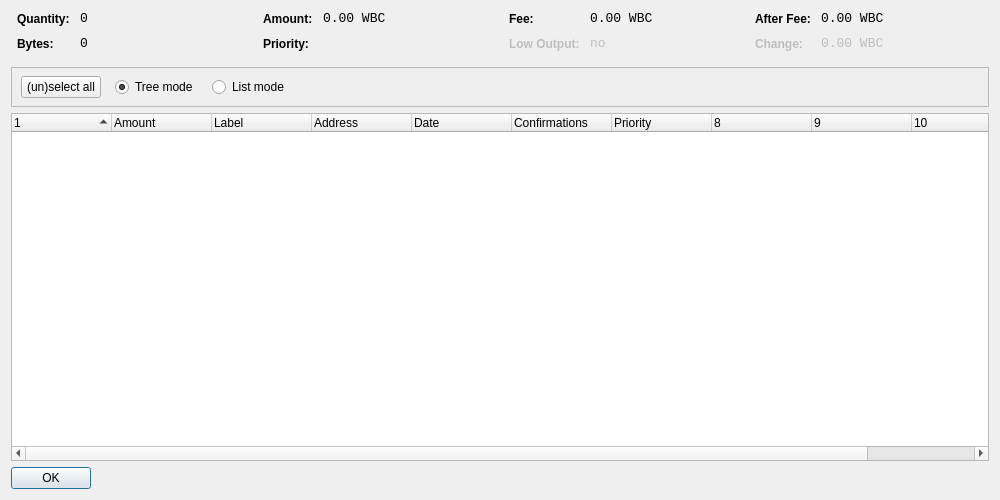
<?xml version="1.0" encoding="UTF-8"?>
<ui version="4.0">
 <class>CoinControlDialog</class>
 <widget class="QDialog" name="CoinControlDialog">
  <property name="geometry">
   <rect>
    <x>0</x>
    <y>0</y>
    <width>1000</width>
    <height>500</height>
   </rect>
  </property>
  <property name="windowTitle">
   <string>Coin Control</string>
  </property>
  <layout class="QVBoxLayout" name="verticalLayout">
   <item>
    <layout class="QHBoxLayout" name="horizontalLayoutTop" stretch="0,0,0,0">
     <property name="topMargin">
      <number>0</number>
     </property>
     <property name="bottomMargin">
      <number>10</number>
     </property>
     <item>
      <layout class="QFormLayout" name="formLayoutCoinControl1">
       <property name="horizontalSpacing">
        <number>10</number>
       </property>
       <property name="verticalSpacing">
        <number>10</number>
       </property>
       <property name="leftMargin">
        <number>6</number>
       </property>
       <property name="rightMargin">
        <number>6</number>
       </property>
       <item row="0" column="0">
        <widget class="QLabel" name="labelCoinControlQuantityText">
         <property name="styleSheet">
          <string notr="true">font-weight:bold;</string>
         </property>
         <property name="text">
          <string>Quantity:</string>
         </property>
        </widget>
       </item>
       <item row="0" column="1">
        <widget class="QLabel" name="labelCoinControlQuantity">
         <property name="font">
          <font>
           <family>Monospace</family>
           <pointsize>10</pointsize>
          </font>
         </property>
         <property name="cursor">
          <cursorShape>IBeamCursor</cursorShape>
         </property>
         <property name="contextMenuPolicy">
          <enum>Qt::ActionsContextMenu</enum>
         </property>
         <property name="text">
          <string notr="true">0</string>
         </property>
         <property name="textInteractionFlags">
          <set>Qt::LinksAccessibleByMouse|Qt::TextSelectableByKeyboard|Qt::TextSelectableByMouse</set>
         </property>
        </widget>
       </item>
       <item row="1" column="0">
        <widget class="QLabel" name="labelCoinControlBytesText">
         <property name="styleSheet">
          <string notr="true">font-weight:bold;</string>
         </property>
         <property name="text">
          <string>Bytes:</string>
         </property>
        </widget>
       </item>
       <item row="1" column="1">
        <widget class="QLabel" name="labelCoinControlBytes">
         <property name="font">
          <font>
           <family>Monospace</family>
           <pointsize>10</pointsize>
          </font>
         </property>
         <property name="cursor">
          <cursorShape>IBeamCursor</cursorShape>
         </property>
         <property name="contextMenuPolicy">
          <enum>Qt::ActionsContextMenu</enum>
         </property>
         <property name="text">
          <string notr="true">0</string>
         </property>
         <property name="textInteractionFlags">
          <set>Qt::LinksAccessibleByMouse|Qt::TextSelectableByKeyboard|Qt::TextSelectableByMouse</set>
         </property>
        </widget>
       </item>
      </layout>
     </item>
     <item>
      <layout class="QFormLayout" name="formLayoutCoinControl2">
       <property name="horizontalSpacing">
        <number>10</number>
       </property>
       <property name="verticalSpacing">
        <number>10</number>
       </property>
       <property name="leftMargin">
        <number>6</number>
       </property>
       <property name="rightMargin">
        <number>6</number>
       </property>
       <item row="0" column="0">
        <widget class="QLabel" name="labelCoinControlAmountText">
         <property name="styleSheet">
          <string notr="true">font-weight:bold;</string>
         </property>
         <property name="text">
          <string>Amount:</string>
         </property>
        </widget>
       </item>
       <item row="0" column="1">
        <widget class="QLabel" name="labelCoinControlAmount">
         <property name="font">
          <font>
           <family>Monospace</family>
           <pointsize>10</pointsize>
          </font>
         </property>
         <property name="cursor">
          <cursorShape>IBeamCursor</cursorShape>
         </property>
         <property name="contextMenuPolicy">
          <enum>Qt::ActionsContextMenu</enum>
         </property>
         <property name="text">
          <string notr="true">0.00 WBC</string>
         </property>
         <property name="textInteractionFlags">
          <set>Qt::LinksAccessibleByMouse|Qt::TextSelectableByKeyboard|Qt::TextSelectableByMouse</set>
         </property>
        </widget>
       </item>
       <item row="1" column="0">
        <widget class="QLabel" name="labelCoinControlPriorityText">
         <property name="styleSheet">
          <string notr="true">font-weight:bold;</string>
         </property>
         <property name="text">
          <string>Priority:</string>
         </property>
        </widget>
       </item>
       <item row="1" column="1">
        <widget class="QLabel" name="labelCoinControlPriority">
         <property name="font">
          <font>
           <family>Monospace</family>
           <pointsize>10</pointsize>
          </font>
         </property>
         <property name="cursor">
          <cursorShape>IBeamCursor</cursorShape>
         </property>
         <property name="contextMenuPolicy">
          <enum>Qt::ActionsContextMenu</enum>
         </property>
         <property name="text">
          <string/>
         </property>
         <property name="textInteractionFlags">
          <set>Qt::LinksAccessibleByMouse|Qt::TextSelectableByKeyboard|Qt::TextSelectableByMouse</set>
         </property>
        </widget>
       </item>
      </layout>
     </item>
     <item>
      <layout class="QFormLayout" name="formLayoutCoinControl3">
       <property name="horizontalSpacing">
        <number>10</number>
       </property>
       <property name="verticalSpacing">
        <number>10</number>
       </property>
       <property name="leftMargin">
        <number>6</number>
       </property>
       <property name="rightMargin">
        <number>6</number>
       </property>
       <item row="0" column="0">
        <widget class="QLabel" name="labelCoinControlFeeText">
         <property name="styleSheet">
          <string notr="true">font-weight:bold;</string>
         </property>
         <property name="text">
          <string>Fee:</string>
         </property>
        </widget>
       </item>
       <item row="0" column="1">
        <widget class="QLabel" name="labelCoinControlFee">
         <property name="font">
          <font>
           <family>Monospace</family>
           <pointsize>10</pointsize>
          </font>
         </property>
         <property name="cursor">
          <cursorShape>IBeamCursor</cursorShape>
         </property>
         <property name="contextMenuPolicy">
          <enum>Qt::ActionsContextMenu</enum>
         </property>
         <property name="text">
          <string notr="true">0.00 WBC</string>
         </property>
         <property name="textInteractionFlags">
          <set>Qt::LinksAccessibleByMouse|Qt::TextSelectableByKeyboard|Qt::TextSelectableByMouse</set>
         </property>
        </widget>
       </item>
       <item row="1" column="0">
        <widget class="QLabel" name="labelCoinControlLowOutputText">
         <property name="enabled">
          <bool>false</bool>
         </property>
         <property name="styleSheet">
          <string notr="true">font-weight:bold;</string>
         </property>
         <property name="text">
          <string>Low Output:</string>
         </property>
        </widget>
       </item>
       <item row="1" column="1">
        <widget class="QLabel" name="labelCoinControlLowOutput">
         <property name="enabled">
          <bool>false</bool>
         </property>
         <property name="font">
          <font>
           <family>Monospace</family>
           <pointsize>10</pointsize>
          </font>
         </property>
         <property name="cursor">
          <cursorShape>IBeamCursor</cursorShape>
         </property>
         <property name="contextMenuPolicy">
          <enum>Qt::ActionsContextMenu</enum>
         </property>
         <property name="text">
          <string notr="true">no</string>
         </property>
         <property name="textInteractionFlags">
          <set>Qt::LinksAccessibleByMouse|Qt::TextSelectableByKeyboard|Qt::TextSelectableByMouse</set>
         </property>
        </widget>
       </item>
      </layout>
     </item>
     <item>
      <layout class="QFormLayout" name="formLayoutCoinControl4">
       <property name="horizontalSpacing">
        <number>10</number>
       </property>
       <property name="verticalSpacing">
        <number>10</number>
       </property>
       <property name="leftMargin">
        <number>6</number>
       </property>
       <property name="rightMargin">
        <number>6</number>
       </property>
       <item row="0" column="0">
        <widget class="QLabel" name="labelCoinControlAfterFeeText">
         <property name="styleSheet">
          <string notr="true">font-weight:bold;</string>
         </property>
         <property name="text">
          <string>After Fee:</string>
         </property>
        </widget>
       </item>
       <item row="0" column="1">
        <widget class="QLabel" name="labelCoinControlAfterFee">
         <property name="font">
          <font>
           <family>Monospace</family>
           <pointsize>10</pointsize>
          </font>
         </property>
         <property name="cursor">
          <cursorShape>IBeamCursor</cursorShape>
         </property>
         <property name="contextMenuPolicy">
          <enum>Qt::ActionsContextMenu</enum>
         </property>
         <property name="text">
          <string notr="true">0.00 WBC</string>
         </property>
         <property name="textInteractionFlags">
          <set>Qt::LinksAccessibleByMouse|Qt::TextSelectableByKeyboard|Qt::TextSelectableByMouse</set>
         </property>
        </widget>
       </item>
       <item row="1" column="0">
        <widget class="QLabel" name="labelCoinControlChangeText">
         <property name="enabled">
          <bool>false</bool>
         </property>
         <property name="styleSheet">
          <string notr="true">font-weight:bold;</string>
         </property>
         <property name="text">
          <string>Change:</string>
         </property>
        </widget>
       </item>
       <item row="1" column="1">
        <widget class="QLabel" name="labelCoinControlChange">
         <property name="enabled">
          <bool>false</bool>
         </property>
         <property name="font">
          <font>
           <family>Monospace</family>
           <pointsize>10</pointsize>
          </font>
         </property>
         <property name="cursor">
          <cursorShape>IBeamCursor</cursorShape>
         </property>
         <property name="contextMenuPolicy">
          <enum>Qt::ActionsContextMenu</enum>
         </property>
         <property name="text">
          <string notr="true">0.00 WBC</string>
         </property>
         <property name="textInteractionFlags">
          <set>Qt::LinksAccessibleByMouse|Qt::TextSelectableByKeyboard|Qt::TextSelectableByMouse</set>
         </property>
        </widget>
       </item>
      </layout>
     </item>
    </layout>
   </item>
   <item>
    <widget class="QFrame" name="frame">
     <property name="minimumSize">
      <size>
       <width>0</width>
       <height>40</height>
      </size>
     </property>
     <property name="frameShape">
      <enum>QFrame::StyledPanel</enum>
     </property>
     <property name="frameShadow">
      <enum>QFrame::Sunken</enum>
     </property>
     <widget class="QWidget" name="horizontalLayoutWidget">
      <property name="geometry">
       <rect>
        <x>10</x>
        <y>0</y>
        <width>781</width>
        <height>41</height>
       </rect>
      </property>
      <layout class="QHBoxLayout" name="horizontalLayoutPanel" stretch="0,0,0,0,0">
       <property name="spacing">
        <number>14</number>
       </property>
       <item>
        <widget class="QPushButton" name="pushButtonSelectAll">
         <property name="sizePolicy">
          <sizepolicy hsizetype="Maximum" vsizetype="Fixed">
           <horstretch>0</horstretch>
           <verstretch>0</verstretch>
          </sizepolicy>
         </property>
         <property name="text">
          <string>(un)select all</string>
         </property>
        </widget>
       </item>
       <item>
        <widget class="QRadioButton" name="radioTreeMode">
         <property name="sizePolicy">
          <sizepolicy hsizetype="Maximum" vsizetype="Fixed">
           <horstretch>0</horstretch>
           <verstretch>0</verstretch>
          </sizepolicy>
         </property>
         <property name="text">
          <string>Tree mode</string>
         </property>
         <property name="checked">
          <bool>true</bool>
         </property>
        </widget>
       </item>
       <item>
        <widget class="QRadioButton" name="radioListMode">
         <property name="sizePolicy">
          <sizepolicy hsizetype="Maximum" vsizetype="Fixed">
           <horstretch>0</horstretch>
           <verstretch>0</verstretch>
          </sizepolicy>
         </property>
         <property name="text">
          <string>List mode</string>
         </property>
        </widget>
       </item>
       <item>
        <spacer name="horizontalSpacer">
         <property name="orientation">
          <enum>Qt::Horizontal</enum>
         </property>
         <property name="sizeHint" stdset="0">
          <size>
           <width>40</width>
           <height>20</height>
          </size>
         </property>
        </spacer>
       </item>
      </layout>
     </widget>
    </widget>
   </item>
   <item>
    <widget class="CoinControlTreeWidget" name="treeWidget">
     <property name="contextMenuPolicy">
      <enum>Qt::CustomContextMenu</enum>
     </property>
     <property name="sortingEnabled">
      <bool>false</bool>
     </property>
     <property name="columnCount">
      <number>11</number>
     </property>
     <attribute name="headerShowSortIndicator" stdset="0">
      <bool>true</bool>
     </attribute>
     <attribute name="headerStretchLastSection">
      <bool>false</bool>
     </attribute>
     <column>
      <property name="text">
       <string/>
      </property>
     </column>
     <column>
      <property name="text">
       <string>Amount</string>
      </property>
     </column>
     <column>
      <property name="text">
       <string>Label</string>
      </property>
     </column>
     <column>
      <property name="text">
       <string>Address</string>
      </property>
     </column>
     <column>
      <property name="text">
       <string>Date</string>
      </property>
     </column>
     <column>
      <property name="text">
       <string>Confirmations</string>
      </property>
      <property name="toolTip">
       <string>Confirmed</string>
      </property>
     </column>
     <column>
      <property name="text">
       <string>Priority</string>
      </property>
     </column>
     <column>
      <property name="text">
       <string/>
      </property>
     </column>
     <column>
      <property name="text">
       <string/>
      </property>
     </column>
     <column>
      <property name="text">
       <string/>
      </property>
     </column>
     <column>
      <property name="text">
       <string/>
      </property>
     </column>
    </widget>
   </item>
   <item>
    <widget class="QDialogButtonBox" name="buttonBox">
     <property name="sizePolicy">
      <sizepolicy hsizetype="Maximum" vsizetype="Fixed">
       <horstretch>0</horstretch>
       <verstretch>0</verstretch>
      </sizepolicy>
     </property>
     <property name="orientation">
      <enum>Qt::Horizontal</enum>
     </property>
     <property name="standardButtons">
      <set>QDialogButtonBox::Ok</set>
     </property>
    </widget>
   </item>
  </layout>
 </widget>
 <customwidgets>
  <customwidget>
   <class>CoinControlTreeWidget</class>
   <extends>QTreeWidget</extends>
   <header>coincontroltreewidget.h</header>
  </customwidget>
 </customwidgets>
 <resources/>
 <connections/>
</ui>
